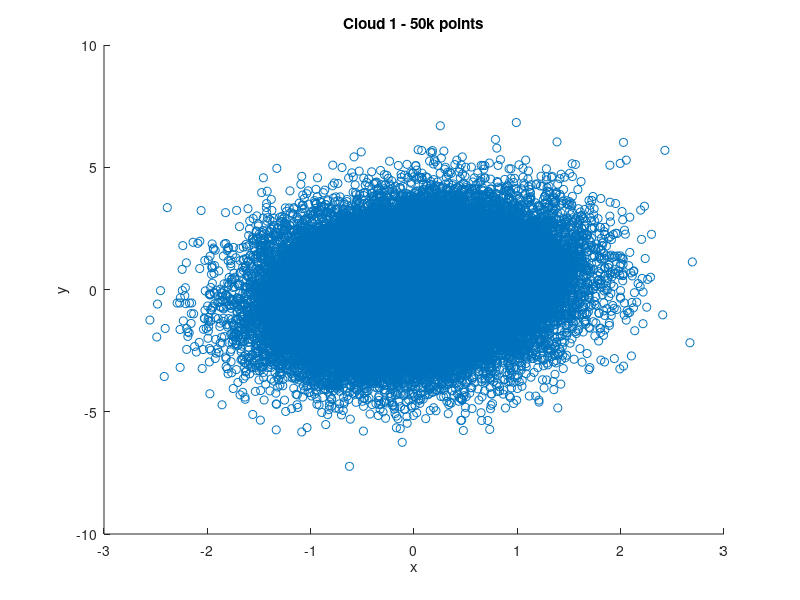
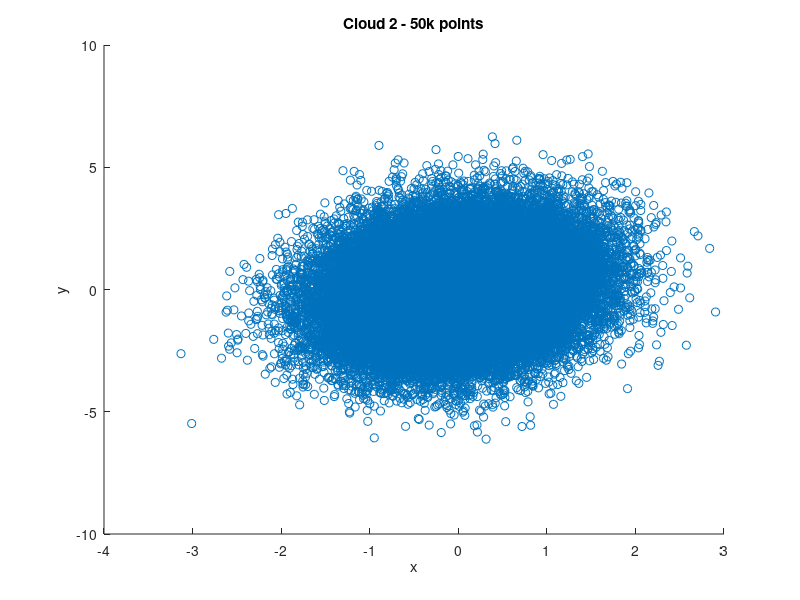
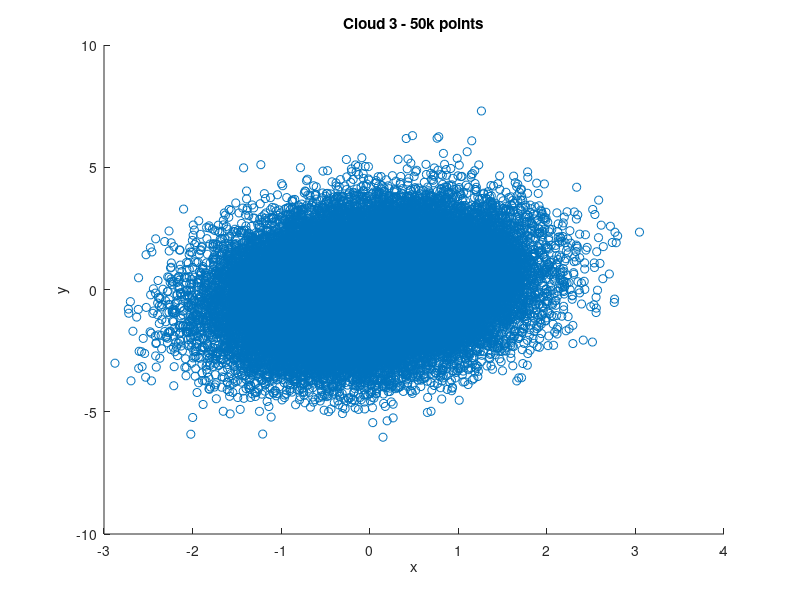
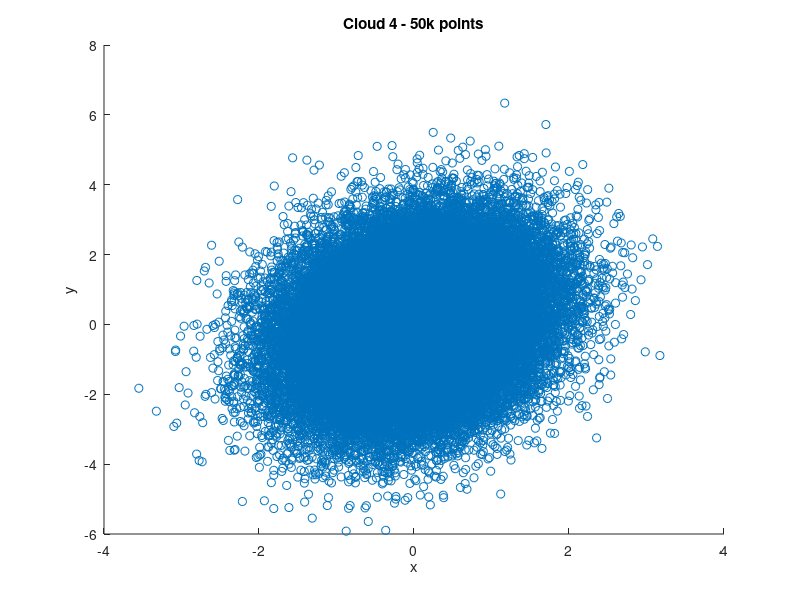

Recreate these plots in MATLAB, in order.
% Many Figures — 20 large scatter plots (WebGL context-limit stress test)
% Opens 20 separate figures, each a 50k-point scatter cloud. A naive design
% with one WebGL context per preview card would blow past the browser's
% ~16-context cap and blank the oldest thumbnails; the shared-context preview
% rasterizer draws every card from ONE context, so all 20 stay crisp and match
% their windows. Watch the Figures panel fill with thumbnails.


clear
close all

nFig = 20;
nPts = 50000;
for k = 1:nFig
    a = k / nFig;
    x = randn(1, nPts) * (0.6 + a);
    y = randn(1, nPts) * (1.6 - a) + 0.4 * x;   % per-figure spread + correlation
    figure
    scatter(x, y)
    title(sprintf('Cloud %d - 50k points', k))
    xlabel('x')
    ylabel('y')
end
